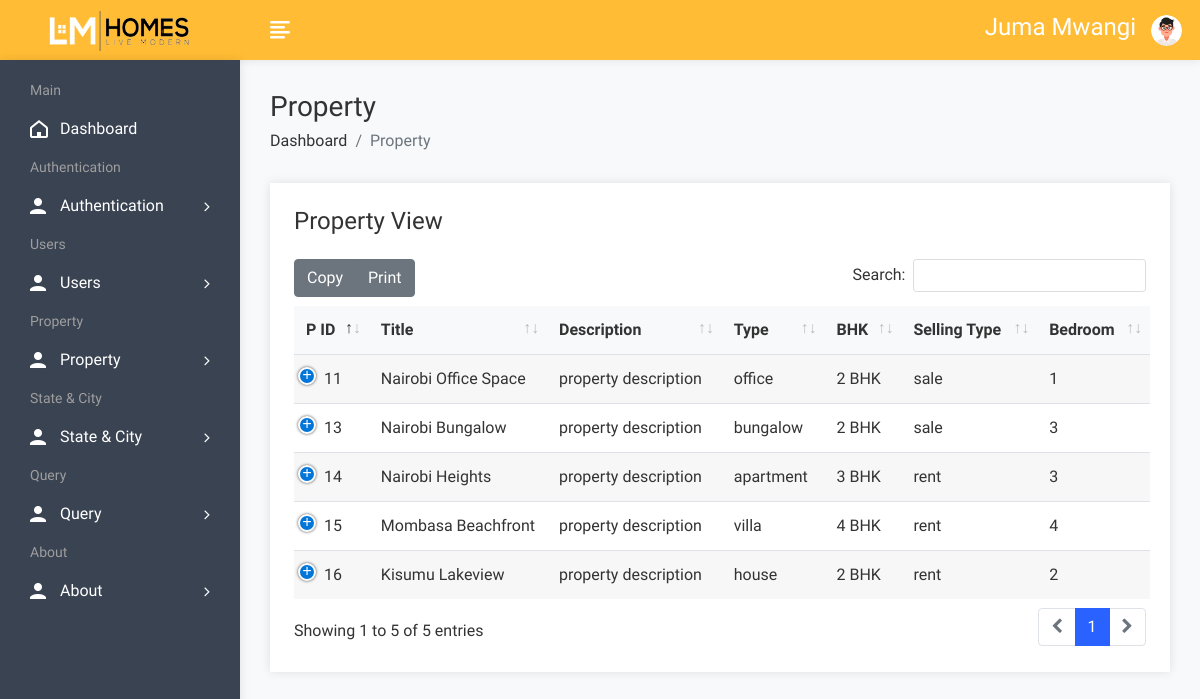
Screenshot of /admin/propertyview.php (signed in) with the database file from the repository.
### tables this page shows
CREATE TABLE `property` (
  `pid` int(50) NOT NULL,
  `title` varchar(200) NOT NULL,
  `pcontent` longtext NOT NULL,
  `type` varchar(100) NOT NULL,
  `bhk` varchar(50) NOT NULL,
  `stype` varchar(100) NOT NULL,
  `bedroom` int(50) NOT NULL,
  `bathroom` int(50) NOT NULL,
  `balcony` int(50) NOT NULL,
  `kitchen` int(50) NOT NULL,
  `hall` int(50) NOT NULL,
  `floor` varchar(50) NOT NULL,
  `size` int(50) NOT NULL,
  `price` int(50) NOT NULL,
  `location` varchar(200) NOT NULL,
  `city` varchar(100) NOT NULL,
  `state` varchar(100) NOT NULL,
  `feature` longtext NOT NULL,
  `pimage` varchar(300) NOT NULL,
  `pimage1` varchar(300) NOT NULL,
  `pimage2` varchar(300) NOT NULL,
  `pimage3` varchar(300) NOT NULL,
  `pimage4` varchar(300) NOT NULL,
  `uid` int(50) NOT NULL,
  `status` varchar(50) NOT NULL,
  `mapimage` varchar(300) NOT NULL,
  `topmapimage` varchar(300) NOT NULL,
  `groundmapimage` varchar(300) NOT NULL,
  `totalfloor` varchar(50) NOT NULL,
  `date` datetime NOT NULL DEFAULT current_timestamp()
);

### admin/propertyview.php (the view, shortened to what this page needs)
<!DOCTYPE html>
<html lang="en">
<head>
        <link rel="stylesheet" href="assets/css/bootstrap.min.css">
        <link rel="stylesheet" href="assets/css/font-awesome.min.css">
        <link rel="stylesheet" href="assets/css/feathericon.min.css">
		<link rel="stylesheet" href="assets/plugins/datatables/dataTables.bootstrap4.min.css">
		<link rel="stylesheet" href="assets/plugins/datatables/responsive.bootstrap4.min.css">
		<link rel="stylesheet" href="assets/plugins/datatables/select.bootstrap4.min.css">
		<link rel="stylesheet" href="assets/plugins/datatables/buttons.bootstrap4.min.css">
        <link rel="stylesheet" href="assets/css/style.css">
    </head>
    <body>
				<?php include("header.php"); ?>
            <div class="page-wrapper">
                <div class="content container-fluid">
					<div class="page-header">
						<div class="row">
							<div class="col">
								<h3 class="page-title">Property</h3>
								<ul class="breadcrumb">
									<li class="breadcrumb-item"><a href="dashboard.php">Dashboard</a></li>
									<li class="breadcrumb-item active">Property</li>
								</ul>
							</div>
						</div>
					</div>
					<div class="row">
                            <div class="col-12">
                                <div class="card">
                                    <div class="card-body">
                                        <h4 class="header-title mt-0 mb-4">Property View</h4>
                                        <table id="datatable-buttons" class="table table-striped dt-responsive nowrap">
                                            <thead>
                                                <tr>
                                                    <th>P ID</th>
                                                    <th>Title</th>
                                                    <th>Description</th>
                                                    <th>Type</th>
                                                    <th>BHK</th>
                                                    <th>Selling Type</th>
													<th>Bedroom</th>
                                                </tr>
                                            </thead>
                                            <tbody>
												<?php
													$query=mysqli_query($con,"select * from property");
													while($row=mysqli_fetch_row($query))
													{
												?>
                                                <tr>
                                                    <td><?php echo $row['0']; ?></td>
                                                    <td><?php echo $row['1']; ?></td>
                                                    <td><?php echo "property description"; ?></td>
                                                    <td><?php echo $row['3']; ?></td>
                                                    <td><?php echo $row['4']; ?></td>
                                                    <td><?php echo $row['5']; ?></td>
                                                    <td><?php echo $row['6']; ?></td>
                                                </tr>
                                               <?php
												}
												?>
                                            </tbody>
                                        </table>
                                    </div>
                                </div>
                            </div>
                        </div>
				</div>
			</div>
    </body>
</html>

### rows the page displays
property: pid "11", title "Nairobi Office Space", type "office", bhk "2 BHK", stype "sale", bedroom "1"
property: pid "13", title "Nairobi Bungalow", type "bungalow", bhk "2 BHK", stype "sale", bedroom "3"
property: pid "14", title "Nairobi Heights", type "apartment", bhk "3 BHK", stype "rent", bedroom "3"
property: pid "15", title "Mombasa Beachfront", type "villa", bhk "4 BHK", stype "rent", bedroom "4"
property: pid "16", title "Kisumu Lakeview", type "house", bhk "2 BHK", stype "rent", bedroom "2"

### other values shown
$_SESSION['auser'] "Juma Mwangi"
